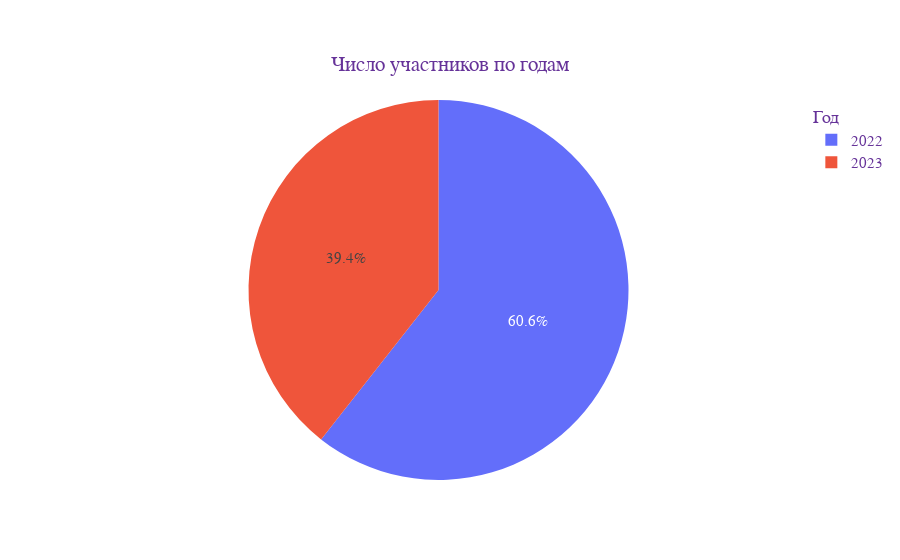

The notebook cell saved with this chart:
### Code cell
fig = go.Figure(
    data=[go.Pie(labels=df_year['year'],
                 values=df_year['uid'],
                 )
         ]
)
fig.update_layout(
    title={
        'text': 'Число участников по годам',
        'y':0.9,
        'x':0.5,
        'xanchor': 'center',
        'yanchor': 'top'},
    legend_title='Год',
    font=dict(
        family="Times New Roman",
        size=15,
        color="RebeccaPurple"
    )
)
fig.show();

### Figure 1 — Plotly figure (JSON) as saved in the notebook; plotly's stock layout.template omitted (floating-point values rounded to 4 significant figures)
{"data": [{"labels": [2022, 2023], "type": "pie", "values": [1269, 825]}], "layout": {"font": {"color": "RebeccaPurple", "family": "Times New Roman", "size": 15}, "legend": {"title": {"text": "Год"}}, "title": {"text": "Число участников по годам", "x": 0.5, "xanchor": "center", "y": 0.9, "yanchor": "top"}}}
